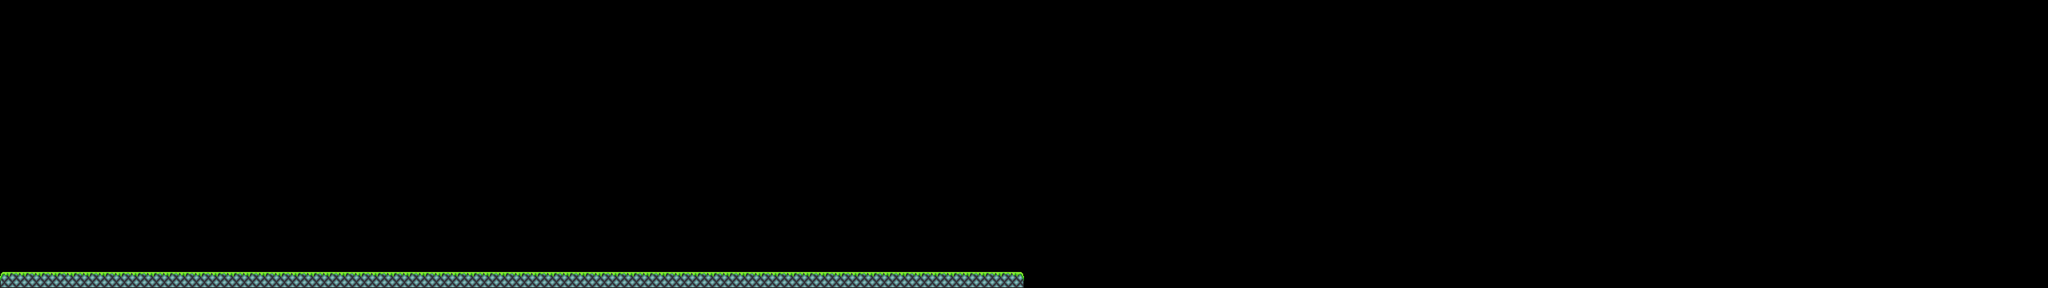

Tiled map render using the project's own tile images. Description and the map definition, with tile-layer contents summarised, below:
An orthogonal 128x18 tile map with 60x60 px tiles, 2 tile layers (foreground, background), 2 tilesets and 8 objects (warpEntity, slimer, hoverboard, mainPlayer, skeletor).

<map version="1.8" tiledversion="1.8.6" orientation="orthogonal" renderorder="right-down" width="128" height="18" tilewidth="60" tileheight="60" infinite="0" nextlayerid="26" nextobjectid="28">
 <tileset firstgid="1" name="area01tiles" tilewidth="60" tileheight="60" tilecount="80" columns="10">
  <image source="../img/area_01_tielset.png" width="600" height="480" />
 </tileset>
 <tileset firstgid="81" source="main_tileset.tsx" />
 <objectgroup id="24" name="phonebooth">
  <object id="16" name="warpEntity" x="16" y="762" width="117" height="255">
   <properties>
    <property name="frameheight" value="255" />
    <property name="framewidth" value="117" />
    <property name="to" value="homepage" />
   </properties>
  </object>
 </objectgroup>
 <layer id="1" name="foreground" width="128" height="18">
  <data>[2304 cells, 98 non-empty, 4 distinct tile ids]</data>
 </layer>
 <layer id="5" name="background" width="128" height="18">
  <data>[2304 cells, 0 non-empty, 0 distinct tile ids]</data>
 </layer>
 <objectgroup id="6" name="collision">
  <object id="4" x="1.33333" y="1020" width="3834.67" height="58.6667" />
  <object id="6" x="3839" y="660.5" height="356" />
  <object id="8" x="2" y="662" height="360" />
  <object id="26" name="slimer" x="1466.3" y="696.606" width="128" height="128">
   <properties>
    <property name="framewidth" value="128" />
   </properties>
  </object>
  <object id="27" name="hoverboard" x="2356.56" y="848.788" width="99" height="60">
   <properties>
    <property name="framewidth" value="99" />
    <property name="lateralDistance" value="300" />
   </properties>
  </object>
 </objectgroup>
 <objectgroup id="2" name="player">
  <object id="19" name="mainPlayer" x="224" y="853.333" width="60" height="162">
   <properties>
    <property name="frameheight" value="162" />
    <property name="framewidth" value="99" />
   </properties>
  </object>
 </objectgroup>
 <objectgroup id="25" name="enemies">
  <object id="20" name="skeletor" x="728.333" y="740" width="170" height="280" />
 </objectgroup>
</map>
